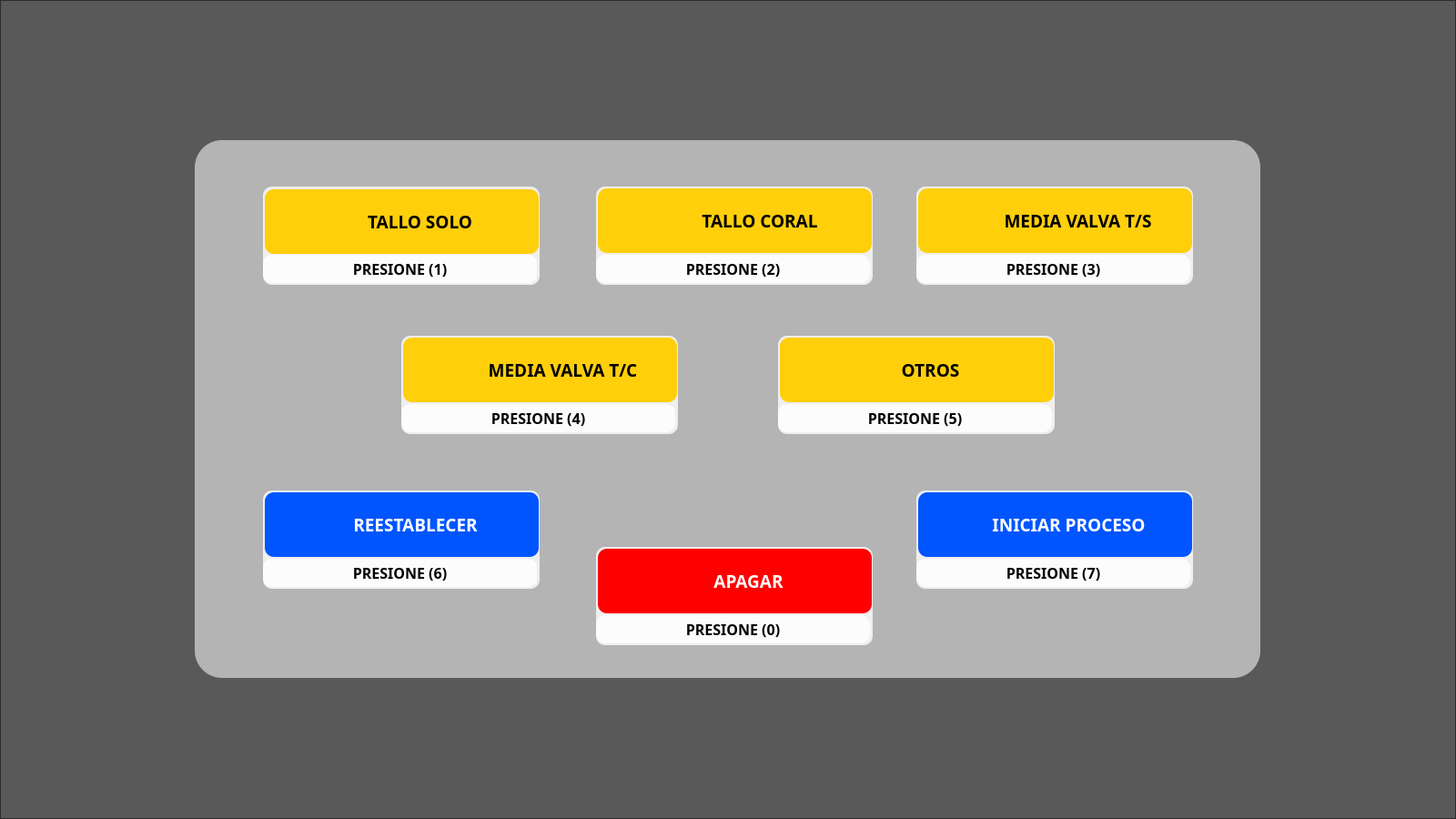
<?xml version="1.0" encoding="UTF-8"?>
<ui version="4.0">
 <class>modalAlerta</class>
 <widget class="QDialog" name="modalAlerta">
  <property name="windowModality">
   <enum>Qt::NonModal</enum>
  </property>
  <property name="geometry">
   <rect>
    <x>0</x>
    <y>0</y>
    <width>1600</width>
    <height>900</height>
   </rect>
  </property>
  <property name="windowTitle">
   <string>Alerta</string>
  </property>
  <property name="styleSheet">
   <string notr="true">background-color: rgb(255, 255, 255);</string>
  </property>
  <widget class="QLabel" name="labelFondoSistema">
   <property name="geometry">
    <rect>
     <x>0</x>
     <y>0</y>
     <width>1600</width>
     <height>900</height>
    </rect>
   </property>
   <property name="focusPolicy">
    <enum>Qt::NoFocus</enum>
   </property>
   <property name="text">
    <string/>
   </property>
   <property name="scaledContents">
    <bool>true</bool>
   </property>
  </widget>
  <widget class="QFrame" name="frame">
   <property name="geometry">
    <rect>
     <x>214</x>
     <y>154</y>
     <width>1171</width>
     <height>591</height>
    </rect>
   </property>
   <property name="styleSheet">
    <string notr="true">#frame{
	background-color: rgba(255, 255, 255, 140);
	border-radius: 30px;
	border: none;
}</string>
   </property>
   <property name="frameShape">
    <enum>QFrame::StyledPanel</enum>
   </property>
   <property name="frameShadow">
    <enum>QFrame::Raised</enum>
   </property>
   <widget class="QFrame" name="frameBtnReestablecer">
    <property name="geometry">
     <rect>
      <x>75</x>
      <y>385</y>
      <width>304</width>
      <height>108</height>
     </rect>
    </property>
    <property name="styleSheet">
     <string notr="true">background-color: rgb(255, 255, 255);
background-color: rgba(255, 255, 255, 200);
border-radius: 10px;
border: none;</string>
    </property>
    <property name="frameShape">
     <enum>QFrame::StyledPanel</enum>
    </property>
    <property name="frameShadow">
     <enum>QFrame::Raised</enum>
    </property>
    <widget class="QPushButton" name="btnReestablecer">
     <property name="geometry">
      <rect>
       <x>2</x>
       <y>2</y>
       <width>301</width>
       <height>71</height>
      </rect>
     </property>
     <property name="font">
      <font>
       <family>Poppins</family>
       <pointsize>12</pointsize>
       <weight>75</weight>
       <bold>true</bold>
      </font>
     </property>
     <property name="styleSheet">
      <string notr="true">QPushButton {
    background-color: transparent;
    color: rgb(255, 255, 255);
    border: none;
}

QPushButton:hover {
    background-color: #4683FF;
}

QPushButton:pressed {
    background-color: #0649D1;
}</string>
     </property>
     <property name="text">
      <string/>
     </property>
    </widget>
    <widget class="QLabel" name="lblPresionarReestablecer">
     <property name="geometry">
      <rect>
       <x>0</x>
       <y>75</y>
       <width>301</width>
       <height>31</height>
      </rect>
     </property>
     <property name="font">
      <font>
       <family>Poppins</family>
       <pointsize>12</pointsize>
       <weight>75</weight>
       <bold>true</bold>
      </font>
     </property>
     <property name="layoutDirection">
      <enum>Qt::LeftToRight</enum>
     </property>
     <property name="styleSheet">
      <string notr="true">color: rgb(0, 0, 0);</string>
     </property>
     <property name="text">
      <string>PRESIONE (6)</string>
     </property>
     <property name="alignment">
      <set>Qt::AlignCenter</set>
     </property>
    </widget>
    <widget class="QLabel" name="lblImgReestablecer">
     <property name="geometry">
      <rect>
       <x>30</x>
       <y>15</y>
       <width>61</width>
       <height>41</height>
      </rect>
     </property>
     <property name="styleSheet">
      <string notr="true">background-color: transparent;</string>
     </property>
     <property name="text">
      <string/>
     </property>
    </widget>
    <widget class="QLabel" name="lblReestablecer">
     <property name="geometry">
      <rect>
       <x>2</x>
       <y>2</y>
       <width>301</width>
       <height>71</height>
      </rect>
     </property>
     <property name="font">
      <font>
       <family>Poppins</family>
       <pointsize>14</pointsize>
       <weight>75</weight>
       <bold>true</bold>
      </font>
     </property>
     <property name="layoutDirection">
      <enum>Qt::LeftToRight</enum>
     </property>
     <property name="autoFillBackground">
      <bool>false</bool>
     </property>
     <property name="styleSheet">
      <string notr="true">background-color: #0055FF;
color: rgb(255, 255, 255);
border: none;
border-radius: 10px;
padding-left: 30px;</string>
     </property>
     <property name="text">
      <string>REESTABLECER</string>
     </property>
     <property name="alignment">
      <set>Qt::AlignCenter</set>
     </property>
    </widget>
    <zorder>btnReestablecer</zorder>
    <zorder>lblPresionarReestablecer</zorder>
    <zorder>lblReestablecer</zorder>
    <zorder>lblImgReestablecer</zorder>
   </widget>
   <widget class="QFrame" name="framebtnIniciarProceso">
    <property name="geometry">
     <rect>
      <x>793</x>
      <y>385</y>
      <width>304</width>
      <height>108</height>
     </rect>
    </property>
    <property name="styleSheet">
     <string notr="true">background-color: rgb(255, 255, 255);
background-color: rgba(255, 255, 255, 200);
border-radius: 10px;
border: none;</string>
    </property>
    <property name="frameShape">
     <enum>QFrame::StyledPanel</enum>
    </property>
    <property name="frameShadow">
     <enum>QFrame::Raised</enum>
    </property>
    <widget class="QPushButton" name="btnIniciarProceso">
     <property name="geometry">
      <rect>
       <x>2</x>
       <y>2</y>
       <width>301</width>
       <height>71</height>
      </rect>
     </property>
     <property name="font">
      <font>
       <family>Poppins</family>
       <pointsize>12</pointsize>
       <weight>75</weight>
       <bold>true</bold>
      </font>
     </property>
     <property name="layoutDirection">
      <enum>Qt::LeftToRight</enum>
     </property>
     <property name="autoFillBackground">
      <bool>false</bool>
     </property>
     <property name="styleSheet">
      <string notr="true">QPushButton {
    color: rgb(255, 255, 255);
    border: none;
}

QPushButton:hover {
    background-color: #4683FF;
}

QPushButton:pressed {
    background-color: #0649D1;
}</string>
     </property>
     <property name="text">
      <string/>
     </property>
    </widget>
    <widget class="QLabel" name="lblPresionarIniciarProceso">
     <property name="geometry">
      <rect>
       <x>0</x>
       <y>75</y>
       <width>301</width>
       <height>31</height>
      </rect>
     </property>
     <property name="font">
      <font>
       <family>Poppins</family>
       <pointsize>12</pointsize>
       <weight>75</weight>
       <bold>true</bold>
      </font>
     </property>
     <property name="layoutDirection">
      <enum>Qt::LeftToRight</enum>
     </property>
     <property name="styleSheet">
      <string notr="true">color: rgb(0, 0, 0);</string>
     </property>
     <property name="text">
      <string>PRESIONE (7)</string>
     </property>
     <property name="alignment">
      <set>Qt::AlignCenter</set>
     </property>
    </widget>
    <widget class="QLabel" name="lblImgIniciarProceso">
     <property name="geometry">
      <rect>
       <x>10</x>
       <y>16</y>
       <width>61</width>
       <height>41</height>
      </rect>
     </property>
     <property name="styleSheet">
      <string notr="true">background-color: transparent;</string>
     </property>
     <property name="text">
      <string/>
     </property>
    </widget>
    <widget class="QLabel" name="lblIniciarProceso">
     <property name="geometry">
      <rect>
       <x>2</x>
       <y>2</y>
       <width>301</width>
       <height>71</height>
      </rect>
     </property>
     <property name="font">
      <font>
       <family>Poppins</family>
       <pointsize>14</pointsize>
       <weight>75</weight>
       <bold>true</bold>
      </font>
     </property>
     <property name="layoutDirection">
      <enum>Qt::LeftToRight</enum>
     </property>
     <property name="autoFillBackground">
      <bool>false</bool>
     </property>
     <property name="styleSheet">
      <string notr="true">background-color: #0055FF;
color: rgb(255, 255, 255);
border: none;
border-radius: 10px;
padding-left: 30px;</string>
     </property>
     <property name="text">
      <string>INICIAR PROCESO</string>
     </property>
     <property name="alignment">
      <set>Qt::AlignCenter</set>
     </property>
    </widget>
    <zorder>btnIniciarProceso</zorder>
    <zorder>lblPresionarIniciarProceso</zorder>
    <zorder>lblIniciarProceso</zorder>
    <zorder>lblImgIniciarProceso</zorder>
   </widget>
   <widget class="QFrame" name="framebtnApagarEquipo">
    <property name="geometry">
     <rect>
      <x>441</x>
      <y>447</y>
      <width>304</width>
      <height>108</height>
     </rect>
    </property>
    <property name="styleSheet">
     <string notr="true">background-color: rgb(255, 255, 255);
background-color: rgba(255, 255, 255, 200);
border-radius: 10px;
border: none;</string>
    </property>
    <property name="frameShape">
     <enum>QFrame::StyledPanel</enum>
    </property>
    <property name="frameShadow">
     <enum>QFrame::Raised</enum>
    </property>
    <widget class="QPushButton" name="btnApagarEquipo">
     <property name="geometry">
      <rect>
       <x>2</x>
       <y>2</y>
       <width>301</width>
       <height>71</height>
      </rect>
     </property>
     <property name="font">
      <font>
       <family>Poppins</family>
       <pointsize>12</pointsize>
       <weight>75</weight>
       <bold>true</bold>
      </font>
     </property>
     <property name="styleSheet">
      <string notr="true">QPushButton{
	color: rgb(255, 255, 255);
	border:none;
}
QPushButton:hover{
	background-color: #FF4C4C;
}
QPushButton:pressed{
	background-color: #D90000;
}</string>
     </property>
     <property name="text">
      <string/>
     </property>
    </widget>
    <widget class="QLabel" name="lblPresionarApagar">
     <property name="geometry">
      <rect>
       <x>0</x>
       <y>75</y>
       <width>301</width>
       <height>31</height>
      </rect>
     </property>
     <property name="font">
      <font>
       <family>Poppins</family>
       <pointsize>12</pointsize>
       <weight>75</weight>
       <bold>true</bold>
      </font>
     </property>
     <property name="layoutDirection">
      <enum>Qt::LeftToRight</enum>
     </property>
     <property name="styleSheet">
      <string notr="true">color: rgb(0, 0, 0);</string>
     </property>
     <property name="text">
      <string>PRESIONE (0)</string>
     </property>
     <property name="alignment">
      <set>Qt::AlignCenter</set>
     </property>
    </widget>
    <widget class="QLabel" name="lblImgApagar">
     <property name="geometry">
      <rect>
       <x>50</x>
       <y>16</y>
       <width>61</width>
       <height>41</height>
      </rect>
     </property>
     <property name="styleSheet">
      <string notr="true">background-color: transparent;</string>
     </property>
     <property name="text">
      <string/>
     </property>
    </widget>
    <widget class="QLabel" name="lblApagar">
     <property name="geometry">
      <rect>
       <x>2</x>
       <y>2</y>
       <width>301</width>
       <height>71</height>
      </rect>
     </property>
     <property name="font">
      <font>
       <family>Poppins</family>
       <pointsize>14</pointsize>
       <weight>75</weight>
       <bold>true</bold>
      </font>
     </property>
     <property name="layoutDirection">
      <enum>Qt::LeftToRight</enum>
     </property>
     <property name="autoFillBackground">
      <bool>false</bool>
     </property>
     <property name="styleSheet">
      <string notr="true">background-color: #FF0000;
color: rgb(255, 255, 255);
border: none;
border-radius: 10px;
padding-left: 30px;</string>
     </property>
     <property name="text">
      <string>APAGAR</string>
     </property>
     <property name="alignment">
      <set>Qt::AlignCenter</set>
     </property>
    </widget>
    <zorder>btnApagarEquipo</zorder>
    <zorder>lblPresionarApagar</zorder>
    <zorder>lblApagar</zorder>
    <zorder>lblImgApagar</zorder>
   </widget>
   <widget class="QFrame" name="frameBtnTalloSolo">
    <property name="geometry">
     <rect>
      <x>75</x>
      <y>51</y>
      <width>304</width>
      <height>108</height>
     </rect>
    </property>
    <property name="styleSheet">
     <string notr="true">background-color: rgb(255, 255, 255);
background-color: rgba(255, 255, 255, 200);
border-radius: 10px;
border: none;</string>
    </property>
    <property name="frameShape">
     <enum>QFrame::StyledPanel</enum>
    </property>
    <property name="frameShadow">
     <enum>QFrame::Raised</enum>
    </property>
    <widget class="QPushButton" name="btnTalloSolo">
     <property name="geometry">
      <rect>
       <x>2</x>
       <y>3</y>
       <width>301</width>
       <height>71</height>
      </rect>
     </property>
     <property name="font">
      <font>
       <family>Poppins</family>
       <pointsize>12</pointsize>
       <weight>75</weight>
       <bold>true</bold>
      </font>
     </property>
     <property name="layoutDirection">
      <enum>Qt::LeftToRight</enum>
     </property>
     <property name="styleSheet">
      <string notr="true">background-color: transparent;
color: rgb(0, 0, 0);
border: none;</string>
     </property>
     <property name="text">
      <string/>
     </property>
    </widget>
    <widget class="QLabel" name="lblPresionarTalloSolo">
     <property name="geometry">
      <rect>
       <x>0</x>
       <y>75</y>
       <width>301</width>
       <height>31</height>
      </rect>
     </property>
     <property name="font">
      <font>
       <family>Poppins</family>
       <pointsize>12</pointsize>
       <weight>75</weight>
       <bold>true</bold>
      </font>
     </property>
     <property name="layoutDirection">
      <enum>Qt::LeftToRight</enum>
     </property>
     <property name="styleSheet">
      <string notr="true">color: rgb(0, 0, 0);</string>
     </property>
     <property name="text">
      <string>PRESIONE (1)</string>
     </property>
     <property name="alignment">
      <set>Qt::AlignCenter</set>
     </property>
    </widget>
    <widget class="QLabel" name="lblImgTalloSolo">
     <property name="geometry">
      <rect>
       <x>25</x>
       <y>17</y>
       <width>61</width>
       <height>41</height>
      </rect>
     </property>
     <property name="styleSheet">
      <string notr="true">background-color: transparent;</string>
     </property>
     <property name="text">
      <string/>
     </property>
    </widget>
    <widget class="QLabel" name="lblTalloSolo">
     <property name="geometry">
      <rect>
       <x>2</x>
       <y>3</y>
       <width>301</width>
       <height>71</height>
      </rect>
     </property>
     <property name="font">
      <font>
       <family>Poppins</family>
       <pointsize>14</pointsize>
       <weight>75</weight>
       <bold>true</bold>
      </font>
     </property>
     <property name="layoutDirection">
      <enum>Qt::LeftToRight</enum>
     </property>
     <property name="autoFillBackground">
      <bool>false</bool>
     </property>
     <property name="styleSheet">
      <string notr="true">background-color: rgb(255, 207, 11);
color: rgb(0, 0, 0);
border: none;
border-radius: 10px;
padding-left: 40px;</string>
     </property>
     <property name="text">
      <string>TALLO SOLO</string>
     </property>
     <property name="alignment">
      <set>Qt::AlignCenter</set>
     </property>
    </widget>
    <zorder>btnTalloSolo</zorder>
    <zorder>lblPresionarTalloSolo</zorder>
    <zorder>lblTalloSolo</zorder>
    <zorder>lblImgTalloSolo</zorder>
   </widget>
   <widget class="QFrame" name="frameBtnTalloCoral">
    <property name="geometry">
     <rect>
      <x>441</x>
      <y>51</y>
      <width>304</width>
      <height>108</height>
     </rect>
    </property>
    <property name="styleSheet">
     <string notr="true">background-color: rgb(255, 255, 255);
background-color: rgba(255, 255, 255, 200);
border-radius: 10px;
border: none;</string>
    </property>
    <property name="frameShape">
     <enum>QFrame::StyledPanel</enum>
    </property>
    <property name="frameShadow">
     <enum>QFrame::Raised</enum>
    </property>
    <widget class="QPushButton" name="btnTalloCoral">
     <property name="geometry">
      <rect>
       <x>2</x>
       <y>2</y>
       <width>301</width>
       <height>71</height>
      </rect>
     </property>
     <property name="font">
      <font>
       <family>Poppins</family>
       <pointsize>12</pointsize>
       <weight>75</weight>
       <bold>true</bold>
      </font>
     </property>
     <property name="styleSheet">
      <string notr="true">QPushButton {
	background-color: transparent;
    color: rgb(0, 0, 0);
    border: none;
}

QPushButton:hover {
    background-color: rgb(255, 207, 11);
}

QPushButton:pressed {
    background-color: rgb(255, 207, 11);
}</string>
     </property>
     <property name="text">
      <string/>
     </property>
    </widget>
    <widget class="QLabel" name="lblPresionarTalloCoral">
     <property name="geometry">
      <rect>
       <x>0</x>
       <y>75</y>
       <width>301</width>
       <height>31</height>
      </rect>
     </property>
     <property name="font">
      <font>
       <family>Poppins</family>
       <pointsize>12</pointsize>
       <weight>75</weight>
       <bold>true</bold>
      </font>
     </property>
     <property name="layoutDirection">
      <enum>Qt::LeftToRight</enum>
     </property>
     <property name="styleSheet">
      <string notr="true">color: rgb(0, 0, 0);</string>
     </property>
     <property name="text">
      <string>PRESIONE (2)</string>
     </property>
     <property name="alignment">
      <set>Qt::AlignCenter</set>
     </property>
    </widget>
    <widget class="QLabel" name="lblImgTalloCoral">
     <property name="geometry">
      <rect>
       <x>25</x>
       <y>20</y>
       <width>61</width>
       <height>41</height>
      </rect>
     </property>
     <property name="styleSheet">
      <string notr="true">background-color: transparent;</string>
     </property>
     <property name="text">
      <string/>
     </property>
    </widget>
    <widget class="QLabel" name="lblTalloCoral">
     <property name="geometry">
      <rect>
       <x>2</x>
       <y>2</y>
       <width>301</width>
       <height>71</height>
      </rect>
     </property>
     <property name="font">
      <font>
       <family>Poppins</family>
       <pointsize>14</pointsize>
       <weight>75</weight>
       <bold>true</bold>
      </font>
     </property>
     <property name="layoutDirection">
      <enum>Qt::LeftToRight</enum>
     </property>
     <property name="autoFillBackground">
      <bool>false</bool>
     </property>
     <property name="styleSheet">
      <string notr="true">background-color: rgb(255, 207, 11);
color: rgb(0, 0, 0);
border: none;
border-radius: 10px;
padding-left: 55px;</string>
     </property>
     <property name="text">
      <string>TALLO CORAL</string>
     </property>
     <property name="alignment">
      <set>Qt::AlignCenter</set>
     </property>
    </widget>
    <zorder>btnTalloCoral</zorder>
    <zorder>lblPresionarTalloCoral</zorder>
    <zorder>lblTalloCoral</zorder>
    <zorder>lblImgTalloCoral</zorder>
   </widget>
   <widget class="QFrame" name="frameBtnMediaValvaTS">
    <property name="geometry">
     <rect>
      <x>793</x>
      <y>51</y>
      <width>304</width>
      <height>108</height>
     </rect>
    </property>
    <property name="styleSheet">
     <string notr="true">background-color: rgb(255, 255, 255);
background-color: rgba(255, 255, 255, 200);
border-radius: 10px;
border: none;</string>
    </property>
    <property name="frameShape">
     <enum>QFrame::StyledPanel</enum>
    </property>
    <property name="frameShadow">
     <enum>QFrame::Raised</enum>
    </property>
    <widget class="QPushButton" name="btnMediaValvaTs">
     <property name="geometry">
      <rect>
       <x>2</x>
       <y>2</y>
       <width>301</width>
       <height>71</height>
      </rect>
     </property>
     <property name="font">
      <font>
       <family>Poppins</family>
       <pointsize>12</pointsize>
       <weight>75</weight>
       <bold>true</bold>
      </font>
     </property>
     <property name="styleSheet">
      <string notr="true">QPushButton {
	background-color: transparent;
    color: rgb(0, 0, 0);
    border: none;
}

QPushButton:hover {
    background-color: rgb(255, 207, 11);
}

QPushButton:pressed {
    background-color: rgb(255, 207, 11);
}</string>
     </property>
     <property name="text">
      <string/>
     </property>
    </widget>
    <widget class="QLabel" name="lblPresionarMediaValvaTs">
     <property name="geometry">
      <rect>
       <x>0</x>
       <y>75</y>
       <width>301</width>
       <height>31</height>
      </rect>
     </property>
     <property name="font">
      <font>
       <family>Poppins</family>
       <pointsize>12</pointsize>
       <weight>75</weight>
       <bold>true</bold>
      </font>
     </property>
     <property name="layoutDirection">
      <enum>Qt::LeftToRight</enum>
     </property>
     <property name="styleSheet">
      <string notr="true">color: rgb(0, 0, 0);</string>
     </property>
     <property name="text">
      <string>PRESIONE (3)</string>
     </property>
     <property name="alignment">
      <set>Qt::AlignCenter</set>
     </property>
    </widget>
    <widget class="QLabel" name="lblImgMediaValvaTs">
     <property name="geometry">
      <rect>
       <x>25</x>
       <y>18</y>
       <width>61</width>
       <height>41</height>
      </rect>
     </property>
     <property name="styleSheet">
      <string notr="true">background-color: transparent;</string>
     </property>
     <property name="text">
      <string/>
     </property>
    </widget>
    <widget class="QLabel" name="lblMediaValvaTs">
     <property name="geometry">
      <rect>
       <x>2</x>
       <y>2</y>
       <width>301</width>
       <height>71</height>
      </rect>
     </property>
     <property name="font">
      <font>
       <family>Poppins</family>
       <pointsize>14</pointsize>
       <weight>75</weight>
       <bold>true</bold>
      </font>
     </property>
     <property name="layoutDirection">
      <enum>Qt::LeftToRight</enum>
     </property>
     <property name="autoFillBackground">
      <bool>false</bool>
     </property>
     <property name="styleSheet">
      <string notr="true">background-color: rgb(255, 207, 11);
color: rgb(0, 0, 0);
border: none;
border-radius: 10px;
padding-left: 50px;</string>
     </property>
     <property name="text">
      <string>MEDIA VALVA T/S</string>
     </property>
     <property name="alignment">
      <set>Qt::AlignCenter</set>
     </property>
    </widget>
    <zorder>btnMediaValvaTs</zorder>
    <zorder>lblPresionarMediaValvaTs</zorder>
    <zorder>lblMediaValvaTs</zorder>
    <zorder>lblImgMediaValvaTs</zorder>
   </widget>
   <widget class="QFrame" name="frameBtnMediaValvaTc">
    <property name="geometry">
     <rect>
      <x>227</x>
      <y>215</y>
      <width>304</width>
      <height>108</height>
     </rect>
    </property>
    <property name="styleSheet">
     <string notr="true">background-color: rgb(255, 255, 255);
background-color: rgba(255, 255, 255, 200);
border-radius: 10px;
border: none;</string>
    </property>
    <property name="frameShape">
     <enum>QFrame::StyledPanel</enum>
    </property>
    <property name="frameShadow">
     <enum>QFrame::Raised</enum>
    </property>
    <widget class="QPushButton" name="btnMediaValvaTc">
     <property name="geometry">
      <rect>
       <x>2</x>
       <y>2</y>
       <width>301</width>
       <height>71</height>
      </rect>
     </property>
     <property name="font">
      <font>
       <family>Poppins</family>
       <pointsize>12</pointsize>
       <weight>75</weight>
       <bold>true</bold>
      </font>
     </property>
     <property name="styleSheet">
      <string notr="true">QPushButton {
	background-color: transparent;
    color: rgb(0, 0, 0);
    border: none;
}

QPushButton:hover {
    background-color: rgb(255, 207, 11);
}

QPushButton:pressed {
    background-color: rgb(255, 207, 11);
}</string>
     </property>
     <property name="text">
      <string/>
     </property>
    </widget>
    <widget class="QLabel" name="lblPresionarMediaValvaTc">
     <property name="geometry">
      <rect>
       <x>0</x>
       <y>75</y>
       <width>301</width>
       <height>31</height>
      </rect>
     </property>
     <property name="font">
      <font>
       <family>Poppins</family>
       <pointsize>12</pointsize>
       <weight>75</weight>
       <bold>true</bold>
      </font>
     </property>
     <property name="layoutDirection">
      <enum>Qt::LeftToRight</enum>
     </property>
     <property name="styleSheet">
      <string notr="true">color: rgb(0, 0, 0);</string>
     </property>
     <property name="text">
      <string>PRESIONE (4)</string>
     </property>
     <property name="alignment">
      <set>Qt::AlignCenter</set>
     </property>
    </widget>
    <widget class="QLabel" name="lblImgMediaValvaTc">
     <property name="geometry">
      <rect>
       <x>25</x>
       <y>18</y>
       <width>61</width>
       <height>41</height>
      </rect>
     </property>
     <property name="styleSheet">
      <string notr="true">background-color: transparent;</string>
     </property>
     <property name="text">
      <string/>
     </property>
     <property name="alignment">
      <set>Qt::AlignLeading|Qt::AlignLeft|Qt::AlignVCenter</set>
     </property>
    </widget>
    <widget class="QLabel" name="lblMediaValvaTc">
     <property name="geometry">
      <rect>
       <x>2</x>
       <y>2</y>
       <width>301</width>
       <height>71</height>
      </rect>
     </property>
     <property name="font">
      <font>
       <family>Poppins</family>
       <pointsize>14</pointsize>
       <weight>75</weight>
       <bold>true</bold>
      </font>
     </property>
     <property name="layoutDirection">
      <enum>Qt::LeftToRight</enum>
     </property>
     <property name="autoFillBackground">
      <bool>false</bool>
     </property>
     <property name="styleSheet">
      <string notr="true">background-color: rgb(255, 207, 11);
color: rgb(0, 0, 0);
border: none;
border-radius: 10px;
padding-left: 50px;</string>
     </property>
     <property name="text">
      <string>MEDIA VALVA T/C</string>
     </property>
     <property name="alignment">
      <set>Qt::AlignCenter</set>
     </property>
    </widget>
    <zorder>btnMediaValvaTc</zorder>
    <zorder>lblPresionarMediaValvaTc</zorder>
    <zorder>lblMediaValvaTc</zorder>
    <zorder>lblImgMediaValvaTc</zorder>
   </widget>
   <widget class="QFrame" name="frameBtnOtros">
    <property name="geometry">
     <rect>
      <x>641</x>
      <y>215</y>
      <width>304</width>
      <height>108</height>
     </rect>
    </property>
    <property name="styleSheet">
     <string notr="true">background-color: rgb(255, 255, 255);
background-color: rgba(255, 255, 255, 200);
border-radius: 10px;
border: none;</string>
    </property>
    <property name="frameShape">
     <enum>QFrame::StyledPanel</enum>
    </property>
    <property name="frameShadow">
     <enum>QFrame::Raised</enum>
    </property>
    <widget class="QPushButton" name="btnOtros">
     <property name="geometry">
      <rect>
       <x>2</x>
       <y>2</y>
       <width>301</width>
       <height>71</height>
      </rect>
     </property>
     <property name="font">
      <font>
       <family>Poppins</family>
       <pointsize>12</pointsize>
       <weight>75</weight>
       <bold>true</bold>
      </font>
     </property>
     <property name="styleSheet">
      <string notr="true">QPushButton {
	background-color: transparent;
    color: rgb(0, 0, 0);
    border: none;
}

QPushButton:hover {
    background-color: rgb(255, 207, 11);
}

QPushButton:pressed {
    background-color: rgb(255, 207, 11);
}</string>
     </property>
     <property name="text">
      <string/>
     </property>
    </widget>
    <widget class="QLabel" name="lblPresionarOtros">
     <property name="geometry">
      <rect>
       <x>0</x>
       <y>75</y>
       <width>301</width>
       <height>31</height>
      </rect>
     </property>
     <property name="font">
      <font>
       <family>Poppins</family>
       <pointsize>12</pointsize>
       <weight>75</weight>
       <bold>true</bold>
      </font>
     </property>
     <property name="layoutDirection">
      <enum>Qt::LeftToRight</enum>
     </property>
     <property name="styleSheet">
      <string notr="true">color: rgb(0, 0, 0);</string>
     </property>
     <property name="text">
      <string>PRESIONE (5)</string>
     </property>
     <property name="alignment">
      <set>Qt::AlignCenter</set>
     </property>
    </widget>
    <widget class="QLabel" name="lblImgOtros">
     <property name="geometry">
      <rect>
       <x>60</x>
       <y>18</y>
       <width>61</width>
       <height>41</height>
      </rect>
     </property>
     <property name="styleSheet">
      <string notr="true">background-color: transparent;</string>
     </property>
     <property name="text">
      <string/>
     </property>
    </widget>
    <widget class="QLabel" name="lblOtros">
     <property name="geometry">
      <rect>
       <x>2</x>
       <y>2</y>
       <width>301</width>
       <height>71</height>
      </rect>
     </property>
     <property name="font">
      <font>
       <family>Poppins</family>
       <pointsize>14</pointsize>
       <weight>75</weight>
       <bold>true</bold>
      </font>
     </property>
     <property name="layoutDirection">
      <enum>Qt::LeftToRight</enum>
     </property>
     <property name="autoFillBackground">
      <bool>false</bool>
     </property>
     <property name="styleSheet">
      <string notr="true">background-color: rgb(255, 207, 11);
color: rgb(0, 0, 0);
border: none;
border-radius: 10px;
padding-left: 30px;</string>
     </property>
     <property name="text">
      <string>OTROS</string>
     </property>
     <property name="alignment">
      <set>Qt::AlignCenter</set>
     </property>
    </widget>
    <zorder>btnOtros</zorder>
    <zorder>lblPresionarOtros</zorder>
    <zorder>lblOtros</zorder>
    <zorder>lblImgOtros</zorder>
   </widget>
  </widget>
  <widget class="QFrame" name="frameFondoSistema">
   <property name="geometry">
    <rect>
     <x>0</x>
     <y>0</y>
     <width>1600</width>
     <height>900</height>
    </rect>
   </property>
   <property name="styleSheet">
    <string notr="true">background-color: rgba(43, 43, 43, 200);
</string>
   </property>
   <property name="frameShape">
    <enum>QFrame::StyledPanel</enum>
   </property>
   <property name="frameShadow">
    <enum>QFrame::Raised</enum>
   </property>
  </widget>
  <zorder>labelFondoSistema</zorder>
  <zorder>frameFondoSistema</zorder>
  <zorder>frame</zorder>
 </widget>
 <resources/>
 <connections/>
</ui>
